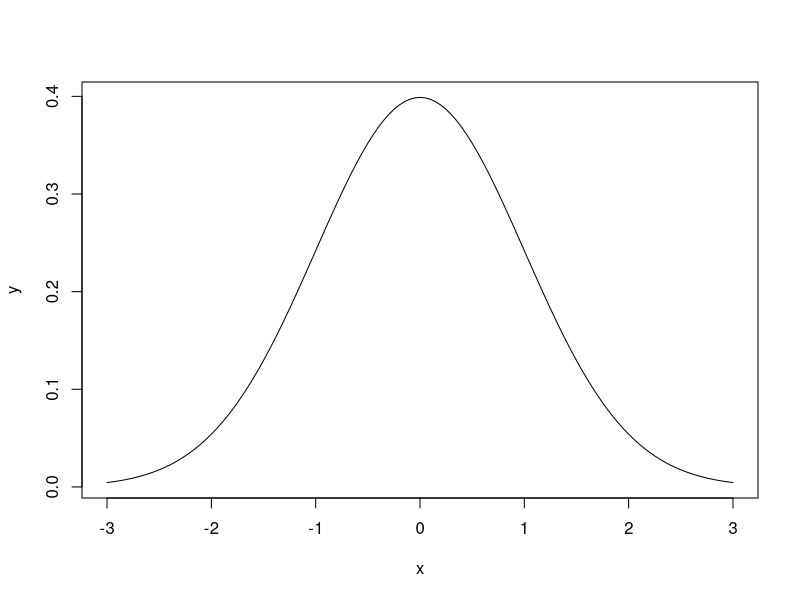

This chart was generated by the following R code:
## ---- chunk 1
knitr::opts_chunk$set(echo = FALSE)
## ---- chunk 2
str(dbinom)
dbinom(5, 10, 0.5) # prob of getting five heads
## ---- chunk 3
str(pbinom) 
pbinom(5, 10, 0.5) # Pr[X <= 5]
## ---- chunk 4
str(qbinom) # quantile: Pr[X <= ?] = known value
qbinom(0.75, 10, 0.5) # get the value of ? s.t. Pr[X <= ?]=0.75
## ---- chunk 5
str(rbinom) # Generating random numbers
rbinom(20, 10, 0.5) # 20 ind samples from binomial(10, 0.5)
## ---- chunk 6
str(dnorm)
dnorm(x = 0, mean = 0, sd = 1)
## ---- chunk 7
str(pnorm) # CDF
pnorm(0, mean = 0, sd = 1)
## ---- chunk 8
str(qnorm) # quantile
qnorm(0.5, mean = 0, sd = 1)
## ---- chunk 9
str(pnorm) # cumulative dist
rnorm(10, mean = 0, sd = 1)
## ---- chunk 10
x <- seq(from = -3, to = 3, by = 0.05)
y <- dnorm(x, mean = 0, sd = 1)
plot(x, y, type = "l")
